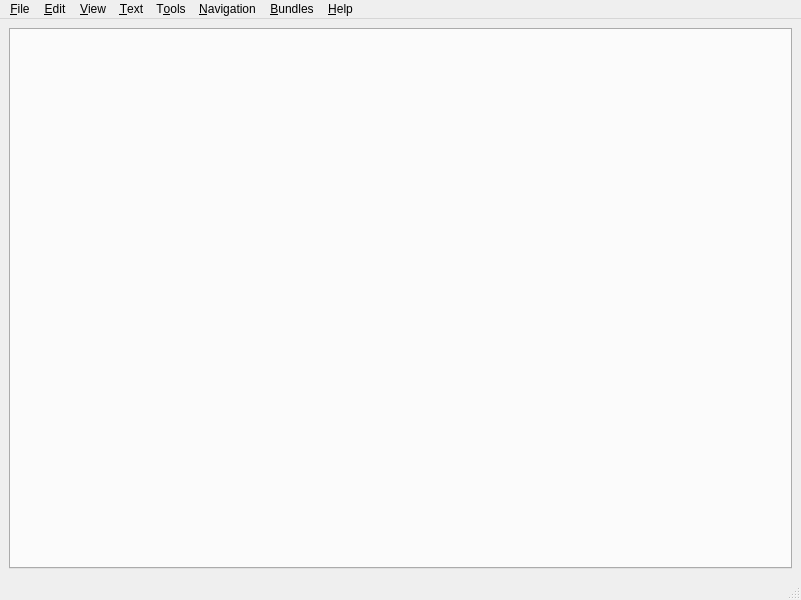
<?xml version="1.0" encoding="UTF-8"?>
<ui version="4.0">
 <class>MainWindow</class>
 <widget class="QMainWindow" name="MainWindow">
  <property name="geometry">
   <rect>
    <x>0</x>
    <y>0</y>
    <width>801</width>
    <height>600</height>
   </rect>
  </property>
  <property name="windowTitle">
   <string>Prymatex Text Editor</string>
  </property>
  <property name="windowIcon">
   <iconset resource="../resources.qrc">
    <normaloff>:/icons/icons/Prymatex_Logo.png</normaloff>:/icons/icons/Prymatex_Logo.png</iconset>
  </property>
  <widget class="QWidget" name="foo">
   <layout class="QVBoxLayout" name="verticalLayout">
    <item>
     <widget class="PMXTabWidget" name="tabWidget"/>
    </item>
   </layout>
  </widget>
  <widget class="QMenuBar" name="menubar">
   <property name="geometry">
    <rect>
     <x>0</x>
     <y>0</y>
     <width>801</width>
     <height>18</height>
    </rect>
   </property>
   <widget class="QMenu" name="menuFile">
    <property name="title">
     <string>&amp;File</string>
    </property>
    <addaction name="actionNewTab"/>
    <addaction name="actionNew_from_template"/>
    <addaction name="actionOpen"/>
    <addaction name="actionSave"/>
    <addaction name="actionSave_As"/>
    <addaction name="actionSave_All"/>
    <addaction name="actionReload"/>
    <addaction name="actionClose"/>
    <addaction name="actionClose_Others"/>
    <addaction name="actionRestart"/>
    <addaction name="actionQuit"/>
   </widget>
   <widget class="QMenu" name="menuView">
    <property name="title">
     <string>&amp;View</string>
    </property>
    <addaction name="actionFullscreen"/>
    <addaction name="actionShow_Menus"/>
    <addaction name="separator"/>
    <addaction name="actionZoom_In"/>
    <addaction name="actionZoom_Out"/>
    <addaction name="separator"/>
    <addaction name="actionSplit_Vertically"/>
    <addaction name="actionSplit_Horizontally"/>
    <addaction name="separator"/>
    <addaction name="actionFocus_Editor"/>
    <addaction name="actionShow_Line_Numbers"/>
    <addaction name="actionShow_Folding"/>
    <addaction name="actionShow_Bookmarks_Fold"/>
    <addaction name="separator"/>
    <addaction name="actionShow_File_System_Pane"/>
    <addaction name="actionShow_Project_Dock"/>
    <addaction name="actionShow_Symbol_List"/>
    <addaction name="actionShow_Output"/>
    <addaction name="actionShow_Browser_Dock"/>
    <addaction name="separator"/>
    <addaction name="actionShow_Current_Scope"/>
    <addaction name="separator"/>
    <addaction name="actionShow_Log_Window"/>
    <addaction name="separator"/>
    <addaction name="actionShow_Whitespace"/>
    <addaction name="actionShow_Indentation"/>
    <addaction name="actionEOL"/>
    <addaction name="actionWord_Warp"/>
   </widget>
   <widget class="QMenu" name="menuText">
    <property name="title">
     <string>&amp;Text</string>
    </property>
    <widget class="QMenu" name="menuConvert">
     <property name="title">
      <string>Convert</string>
     </property>
     <addaction name="actionTo_UPPERCASE"/>
     <addaction name="actionTo_lowercase"/>
     <addaction name="actionTo_TitleCase"/>
     <addaction name="actionTo_iNVERT_cASE"/>
     <addaction name="actionTranspose"/>
    </widget>
    <addaction name="menuConvert"/>
    <addaction name="actionShilft_Left"/>
    <addaction name="actionShift_Right"/>
    <addaction name="separator"/>
    <addaction name="actionTab_to_spaces"/>
    <addaction name="actionSpaces_to_Tabs"/>
    <addaction name="separator"/>
    <addaction name="actionFilter_Through_Command"/>
    <addaction name="actionRun_selection"/>
    <addaction name="separator"/>
    <addaction name="actionFree_Editing"/>
   </widget>
   <widget class="QMenu" name="menuTools">
    <property name="title">
     <string>T&amp;ools</string>
    </property>
    <widget class="QMenu" name="menuRun">
     <property name="title">
      <string>Run</string>
     </property>
     <addaction name="actionThis_file"/>
     <addaction name="actionWith_options"/>
    </widget>
    <addaction name="menuRun"/>
    <addaction name="actionTerminal"/>
    <addaction name="actionFile_browser"/>
   </widget>
   <widget class="QMenu" name="menuNavigation">
    <property name="title">
     <string>&amp;Navigation</string>
    </property>
    <widget class="QMenu" name="menuPanes">
     <property name="title">
      <string>Panes</string>
     </property>
    </widget>
    <addaction name="actionToggle_Bookmark"/>
    <addaction name="actionNext_Bookmark"/>
    <addaction name="actionPrevious_Bookmark"/>
    <addaction name="actionRemove_All_Bookmarks"/>
    <addaction name="separator"/>
    <addaction name="actionNext_Tab"/>
    <addaction name="actionPrevious_Tab"/>
    <addaction name="actionMove_Tab_Left"/>
    <addaction name="actionMove_Tab_Right"/>
    <addaction name="menuPanes"/>
    <addaction name="separator"/>
    <addaction name="actionGo_To_Header_Source"/>
    <addaction name="actionGo_To_File"/>
    <addaction name="actionGo_To_Symbol"/>
    <addaction name="actionGo_To_Matching_Bracket"/>
    <addaction name="actionGo_To_Line"/>
   </widget>
   <widget class="QMenu" name="menuHelp">
    <property name="title">
     <string>&amp;Help</string>
    </property>
    <addaction name="actionReport_Bug"/>
    <addaction name="actionTranslate_this_application"/>
    <addaction name="actionProject_Homepage"/>
    <addaction name="actionRead_documentation"/>
    <addaction name="separator"/>
    <addaction name="actionTake_Screenshot"/>
    <addaction name="actionAbout_Qt"/>
    <addaction name="actionAbout_this_application"/>
   </widget>
   <widget class="QMenu" name="menuEdit">
    <property name="title">
     <string>&amp;Edit</string>
    </property>
    <widget class="QMenu" name="menuSelect_All">
     <property name="title">
      <string>Select...</string>
     </property>
     <addaction name="actionWord"/>
     <addaction name="actionLine"/>
     <addaction name="actionParagraph"/>
     <addaction name="actionEnclosing_Brackets"/>
     <addaction name="actionCurrent_Scope"/>
     <addaction name="actionAll"/>
    </widget>
    <addaction name="actionUndo"/>
    <addaction name="actionRedo"/>
    <addaction name="separator"/>
    <addaction name="actionCopy"/>
    <addaction name="actionCut"/>
    <addaction name="actionPaste"/>
    <addaction name="actionPaste_As_New"/>
    <addaction name="separator"/>
    <addaction name="actionFind"/>
    <addaction name="actionFind_Replace"/>
    <addaction name="menuSelect_All"/>
    <addaction name="separator"/>
    <addaction name="actionPreferences"/>
   </widget>
   <widget class="QMenu" name="menuBundles">
    <property name="title">
     <string>&amp;Bundles</string>
    </property>
    <addaction name="actionShow_Bundle_Editor"/>
    <addaction name="actionSelect_Bundle_Item"/>
    <addaction name="actionBundle_List"/>
    <addaction name="separator"/>
   </widget>
   <addaction name="menuFile"/>
   <addaction name="menuEdit"/>
   <addaction name="menuView"/>
   <addaction name="menuText"/>
   <addaction name="menuTools"/>
   <addaction name="menuNavigation"/>
   <addaction name="menuBundles"/>
   <addaction name="menuHelp"/>
  </widget>
  <widget class="PMXStatusBar" name="statusbar"/>
  <action name="actionNewTab">
   <property name="icon">
    <iconset>
     <normaloff>:/actions/resources/actions/document-new.png</normaloff>:/actions/resources/actions/document-new.png</iconset>
   </property>
   <property name="text">
    <string>&amp;New</string>
   </property>
   <property name="shortcut">
    <string>Ctrl+N</string>
   </property>
  </action>
  <action name="actionOpen">
   <property name="icon">
    <iconset>
     <normaloff>:/actions/resources/actions/document-open.png</normaloff>:/actions/resources/actions/document-open.png</iconset>
   </property>
   <property name="text">
    <string>Open</string>
   </property>
   <property name="shortcut">
    <string>Ctrl+O</string>
   </property>
  </action>
  <action name="actionSave">
   <property name="icon">
    <iconset>
     <normaloff>:/actions/resources/actions/document-save.png</normaloff>:/actions/resources/actions/document-save.png</iconset>
   </property>
   <property name="text">
    <string>Save</string>
   </property>
   <property name="shortcut">
    <string>Ctrl+S</string>
   </property>
  </action>
  <action name="actionSave_As">
   <property name="icon">
    <iconset>
     <normaloff>:/actions/resources/actions/document-save-as.png</normaloff>:/actions/resources/actions/document-save-as.png</iconset>
   </property>
   <property name="text">
    <string>Save As</string>
   </property>
   <property name="shortcut">
    <string>Ctrl+Shift+S</string>
   </property>
  </action>
  <action name="actionSave_All">
   <property name="icon">
    <iconset>
     <normaloff>:/actions/resources/actions/document-save-all.png</normaloff>:/actions/resources/actions/document-save-all.png</iconset>
   </property>
   <property name="text">
    <string>Save All</string>
   </property>
   <property name="shortcut">
    <string>Ctrl+Alt+S</string>
   </property>
  </action>
  <action name="actionReload">
   <property name="icon">
    <iconset>
     <normaloff>:/actions/resources/actions/document-revert.png</normaloff>:/actions/resources/actions/document-revert.png</iconset>
   </property>
   <property name="text">
    <string>Reload</string>
   </property>
  </action>
  <action name="actionClose">
   <property name="icon">
    <iconset>
     <normaloff>:/actions/resources/actions/tab-close.png</normaloff>:/actions/resources/actions/tab-close.png</iconset>
   </property>
   <property name="text">
    <string>Close</string>
   </property>
   <property name="shortcut">
    <string>Ctrl+W</string>
   </property>
  </action>
  <action name="actionClose_Others">
   <property name="icon">
    <iconset>
     <normaloff>:/actions/resources/actions/tab-close-other.png</normaloff>:/actions/resources/actions/tab-close-other.png</iconset>
   </property>
   <property name="text">
    <string>Close Others</string>
   </property>
   <property name="shortcut">
    <string>Ctrl+Alt+W</string>
   </property>
  </action>
  <action name="actionRestart">
   <property name="text">
    <string>Restart</string>
   </property>
   <property name="shortcut">
    <string>Alt+Shift+R</string>
   </property>
  </action>
  <action name="actionQuit">
   <property name="icon">
    <iconset>
     <normaloff>:/actions/resources/actions/system-shutdown.png</normaloff>:/actions/resources/actions/system-shutdown.png</iconset>
   </property>
   <property name="text">
    <string>Quit</string>
   </property>
   <property name="shortcut">
    <string>Ctrl+Q</string>
   </property>
  </action>
  <action name="actionUndo">
   <property name="icon">
    <iconset>
     <normaloff>:/actions/resources/actions/edit-undo.png</normaloff>:/actions/resources/actions/edit-undo.png</iconset>
   </property>
   <property name="text">
    <string>Undo</string>
   </property>
   <property name="shortcut">
    <string>Ctrl+Z</string>
   </property>
  </action>
  <action name="actionRedo">
   <property name="icon">
    <iconset>
     <normaloff>:/actions/resources/actions/edit-redo.png</normaloff>:/actions/resources/actions/edit-redo.png</iconset>
   </property>
   <property name="text">
    <string>Redo</string>
   </property>
   <property name="shortcut">
    <string>Ctrl+Shift+Z</string>
   </property>
  </action>
  <action name="actionCopy">
   <property name="icon">
    <iconset>
     <normaloff>:/actions/resources/actions/edit-copy.png</normaloff>:/actions/resources/actions/edit-copy.png</iconset>
   </property>
   <property name="text">
    <string>Copy</string>
   </property>
   <property name="shortcut">
    <string>Ctrl+C</string>
   </property>
  </action>
  <action name="actionCut">
   <property name="icon">
    <iconset>
     <normaloff>:/actions/resources/actions/edit-cut.png</normaloff>:/actions/resources/actions/edit-cut.png</iconset>
   </property>
   <property name="text">
    <string>Cut</string>
   </property>
   <property name="shortcut">
    <string>Ctrl+X</string>
   </property>
  </action>
  <action name="actionPaste">
   <property name="icon">
    <iconset>
     <normaloff>:/actions/resources/actions/edit-paste.png</normaloff>:/actions/resources/actions/edit-paste.png</iconset>
   </property>
   <property name="text">
    <string>Paste</string>
   </property>
   <property name="shortcut">
    <string>Ctrl+V</string>
   </property>
  </action>
  <action name="actionPaste_As_New">
   <property name="icon">
    <iconset>
     <normaloff>:/actions/resources/actions/edit-paste.png</normaloff>:/actions/resources/actions/edit-paste.png</iconset>
   </property>
   <property name="text">
    <string>Paste As New</string>
   </property>
   <property name="shortcut">
    <string>Ctrl+Shift+V</string>
   </property>
  </action>
  <action name="actionFind">
   <property name="icon">
    <iconset>
     <normaloff>:/actions/resources/actions/edit-find-project.png</normaloff>:/actions/resources/actions/edit-find-project.png</iconset>
   </property>
   <property name="text">
    <string>Find</string>
   </property>
   <property name="shortcut">
    <string>Ctrl+F</string>
   </property>
  </action>
  <action name="actionFind_Replace">
   <property name="icon">
    <iconset>
     <normaloff>:/actions/resources/actions/edit-find-replace.png</normaloff>:/actions/resources/actions/edit-find-replace.png</iconset>
   </property>
   <property name="text">
    <string>Find/Replace</string>
   </property>
   <property name="shortcut">
    <string>Ctrl+R</string>
   </property>
  </action>
  <action name="actionPreferences">
   <property name="icon">
    <iconset>
     <normaloff>:/actions/resources/actions/configure.png</normaloff>:/actions/resources/actions/configure.png</iconset>
   </property>
   <property name="text">
    <string>Preferences</string>
   </property>
   <property name="shortcut">
    <string>Alt+P</string>
   </property>
  </action>
  <action name="actionFullscreen">
   <property name="checkable">
    <bool>true</bool>
   </property>
   <property name="text">
    <string>Fullscreen</string>
   </property>
   <property name="shortcut">
    <string>F11</string>
   </property>
  </action>
  <action name="actionShow_Menus">
   <property name="checkable">
    <bool>true</bool>
   </property>
   <property name="checked">
    <bool>true</bool>
   </property>
   <property name="text">
    <string>Show Menus</string>
   </property>
   <property name="shortcut">
    <string>Ctrl+M</string>
   </property>
  </action>
  <action name="actionZoom_In">
   <property name="icon">
    <iconset>
     <normaloff>:/actions/resources/actions/zoom-in.png</normaloff>:/actions/resources/actions/zoom-in.png</iconset>
   </property>
   <property name="text">
    <string>Zoom In</string>
   </property>
   <property name="shortcut">
    <string>Ctrl++</string>
   </property>
  </action>
  <action name="actionZoom_Out">
   <property name="icon">
    <iconset>
     <normaloff>:/actions/resources/actions/zoom-out.png</normaloff>:/actions/resources/actions/zoom-out.png</iconset>
   </property>
   <property name="text">
    <string>Zoom Out</string>
   </property>
   <property name="shortcut">
    <string>Ctrl+-</string>
   </property>
  </action>
  <action name="actionFocus_Editor">
   <property name="text">
    <string>Focus Editor</string>
   </property>
   <property name="shortcut">
    <string>F12</string>
   </property>
  </action>
  <action name="actionShow_Line_Numbers">
   <property name="text">
    <string>Show Line Numbers</string>
   </property>
   <property name="shortcut">
    <string>F10</string>
   </property>
  </action>
  <action name="actionShow_Folding">
   <property name="text">
    <string>Show Code Folding</string>
   </property>
   <property name="shortcut">
    <string>Shift+F10</string>
   </property>
  </action>
  <action name="actionShow_Bookmarks_Fold">
   <property name="text">
    <string>Show Bookmarks Fold</string>
   </property>
   <property name="shortcut">
    <string>Alt+F10</string>
   </property>
  </action>
  <action name="actionShow_File_System_Pane">
   <property name="checkable">
    <bool>true</bool>
   </property>
   <property name="text">
    <string>Show File System Navigator</string>
   </property>
   <property name="shortcut">
    <string>F8</string>
   </property>
  </action>
  <action name="actionShow_Project_Dock">
   <property name="checkable">
    <bool>true</bool>
   </property>
   <property name="text">
    <string>Show Project</string>
   </property>
   <property name="shortcut">
    <string>F7</string>
   </property>
  </action>
  <action name="actionShow_Symbol_List">
   <property name="checkable">
    <bool>true</bool>
   </property>
   <property name="text">
    <string>Show Symbol List</string>
   </property>
   <property name="shortcut">
    <string>F6</string>
   </property>
  </action>
  <action name="actionShow_Output">
   <property name="checkable">
    <bool>true</bool>
   </property>
   <property name="text">
    <string>Show Output</string>
   </property>
   <property name="shortcut">
    <string>Shift+F6</string>
   </property>
  </action>
  <action name="actionShow_Current_Scope">
   <property name="text">
    <string>Show Current Scope</string>
   </property>
   <property name="shortcut">
    <string>Alt+Shift+S</string>
   </property>
  </action>
  <action name="actionShilft_Left">
   <property name="icon">
    <iconset>
     <normaloff>:/resources/actions/format-indent-less.png</normaloff>:/resources/actions/format-indent-less.png</iconset>
   </property>
   <property name="text">
    <string>Shift Left</string>
   </property>
  </action>
  <action name="actionShift_Right">
   <property name="icon">
    <iconset>
     <normaloff>:/resources/actions/format-indent-more.png</normaloff>:/resources/actions/format-indent-more.png</iconset>
   </property>
   <property name="text">
    <string>Shift Right</string>
   </property>
  </action>
  <action name="actionTo_UPPERCASE">
   <property name="text">
    <string>To UPPERCASE</string>
   </property>
  </action>
  <action name="actionTo_lowercase">
   <property name="text">
    <string>To lowercase</string>
   </property>
  </action>
  <action name="actionTo_TitleCase">
   <property name="text">
    <string>To TitleCase</string>
   </property>
  </action>
  <action name="actionTo_iNVERT_cASE">
   <property name="text">
    <string>To iNVERT cASE</string>
   </property>
  </action>
  <action name="actionTranspose">
   <property name="text">
    <string>Transpose</string>
   </property>
  </action>
  <action name="actionTab_to_spaces">
   <property name="text">
    <string>Tab to Spaces</string>
   </property>
  </action>
  <action name="actionSpaces_to_Tabs">
   <property name="text">
    <string>Spaces to Tabs</string>
   </property>
  </action>
  <action name="actionFilter_Through_Command">
   <property name="icon">
    <iconset>
     <normaloff>:/resources/actions/view-filter.png</normaloff>:/resources/actions/view-filter.png</iconset>
   </property>
   <property name="text">
    <string>Filter through command</string>
   </property>
   <property name="iconText">
    <string>Filter Through Command</string>
   </property>
   <property name="shortcut">
    <string>Ctrl+Shift+F</string>
   </property>
  </action>
  <action name="actionRun_selection">
   <property name="text">
    <string>Run selection</string>
   </property>
   <property name="shortcut">
    <string>Alt+Shift+R</string>
   </property>
  </action>
  <action name="actionTerminal">
   <property name="text">
    <string>Terminal</string>
   </property>
  </action>
  <action name="actionFile_browser">
   <property name="text">
    <string>File browser</string>
   </property>
  </action>
  <action name="actionThis_file">
   <property name="text">
    <string>This file</string>
   </property>
  </action>
  <action name="actionWith_options">
   <property name="text">
    <string>with options...</string>
   </property>
  </action>
  <action name="actionToggle_Bookmark">
   <property name="text">
    <string>Toggle Bookmark</string>
   </property>
   <property name="shortcut">
    <string>Meta+F12</string>
   </property>
  </action>
  <action name="actionNext_Bookmark">
   <property name="text">
    <string>Next Bookmark</string>
   </property>
   <property name="shortcut">
    <string>Meta+Alt+F12</string>
   </property>
  </action>
  <action name="actionPrevious_Bookmark">
   <property name="text">
    <string>Previous Bookmark</string>
   </property>
   <property name="shortcut">
    <string>Meta+Shift+F12</string>
   </property>
  </action>
  <action name="actionRemove_All_Bookmarks">
   <property name="text">
    <string>Remove All Bookmarks</string>
   </property>
   <property name="shortcut">
    <string>Meta+Ctrl+F12</string>
   </property>
  </action>
  <action name="actionNext_Tab">
   <property name="text">
    <string>Next Tab</string>
   </property>
   <property name="shortcut">
    <string>Ctrl+PgDown</string>
   </property>
  </action>
  <action name="actionPrevious_Tab">
   <property name="text">
    <string>Previous Tab</string>
   </property>
   <property name="shortcut">
    <string>Ctrl+PgUp</string>
   </property>
  </action>
  <action name="actionMove_Tab_Left">
   <property name="text">
    <string>Move Tab Left</string>
   </property>
   <property name="shortcut">
    <string>Ctrl+Shift+PgUp</string>
   </property>
  </action>
  <action name="actionMove_Tab_Right">
   <property name="text">
    <string>Move Tab Right</string>
   </property>
   <property name="shortcut">
    <string>Ctrl+Shift+PgDown</string>
   </property>
  </action>
  <action name="actionA">
   <property name="text">
    <string>No Pane</string>
   </property>
  </action>
  <action name="actionGo_To_Header_Source">
   <property name="text">
    <string>Go To Header/Source</string>
   </property>
  </action>
  <action name="actionGo_To_File">
   <property name="text">
    <string>Go To FIle</string>
   </property>
   <property name="shortcut">
    <string>Ctrl+E</string>
   </property>
  </action>
  <action name="actionGo_To_Symbol">
   <property name="text">
    <string>Go To Symbol</string>
   </property>
  </action>
  <action name="actionGo_To_Matching_Bracket">
   <property name="text">
    <string>Go To Matching Bracket</string>
   </property>
   <property name="shortcut">
    <string>Ctrl+B</string>
   </property>
  </action>
  <action name="actionGo_To_Line">
   <property name="text">
    <string>Go To Line</string>
   </property>
   <property name="shortcut">
    <string>Ctrl+G</string>
   </property>
  </action>
  <action name="actionReport_Bug">
   <property name="text">
    <string>Report &amp;Bug</string>
   </property>
  </action>
  <action name="actionTranslate_this_application">
   <property name="text">
    <string>&amp;Translate this application</string>
   </property>
  </action>
  <action name="actionProject_Homepage">
   <property name="text">
    <string>Project &amp;Homepage</string>
   </property>
  </action>
  <action name="actionTake_Screenshot">
   <property name="text">
    <string>Take &amp;Screenshot</string>
   </property>
  </action>
  <action name="actionAbout_this_application">
   <property name="text">
    <string>&amp;About this application</string>
   </property>
  </action>
  <action name="actionAbout_Qt">
   <property name="text">
    <string>About &amp;Qt</string>
   </property>
  </action>
  <action name="actionShow_Bundle_Editor">
   <property name="checkable">
    <bool>false</bool>
   </property>
   <property name="text">
    <string>Show Bundle Editor</string>
   </property>
  </action>
  <action name="actionSelect_Bundle_Item">
   <property name="text">
    <string>Select Bundle Item</string>
   </property>
   <property name="shortcut">
    <string>Ctrl+Alt+T</string>
   </property>
  </action>
  <action name="actionSelect_None">
   <property name="text">
    <string>Select None</string>
   </property>
  </action>
  <action name="actionShow_Log_Window">
   <property name="checkable">
    <bool>true</bool>
   </property>
   <property name="text">
    <string>Show Log Window</string>
   </property>
   <property name="statusTip">
    <string>Displays Log Messages</string>
   </property>
   <property name="whatsThis">
    <string>Shows logs from the application and its plugins</string>
   </property>
   <property name="shortcut">
    <string>Ctrl+Shift+L</string>
   </property>
  </action>
  <action name="actionNew_from_template">
   <property name="enabled">
    <bool>true</bool>
   </property>
   <property name="icon">
    <iconset>
     <normaloff>:/actions/resources/actions/document-new.png</normaloff>:/actions/resources/actions/document-new.png</iconset>
   </property>
   <property name="text">
    <string>New From Template</string>
   </property>
   <property name="shortcut">
    <string>Meta+Shift+N</string>
   </property>
  </action>
  <action name="actionSplit_Vertically">
   <property name="text">
    <string>Split Vertically</string>
   </property>
  </action>
  <action name="actionSplit_Horizontally">
   <property name="text">
    <string>Split Horizontally</string>
   </property>
  </action>
  <action name="actionView_Whitespace">
   <property name="text">
    <string>View Whitespace</string>
   </property>
  </action>
  <action name="actionView_Indentation">
   <property name="text">
    <string>View Indentation</string>
   </property>
  </action>
  <action name="actionShow_Whitespace">
   <property name="checkable">
    <bool>true</bool>
   </property>
   <property name="text">
    <string>Show Whitespace</string>
   </property>
  </action>
  <action name="actionShow_Indentation">
   <property name="checkable">
    <bool>true</bool>
   </property>
   <property name="text">
    <string>Show Indentation</string>
   </property>
  </action>
  <action name="actionEOL">
   <property name="checkable">
    <bool>true</bool>
   </property>
   <property name="text">
    <string>Show End of Line (EOL)</string>
   </property>
  </action>
  <action name="actionWord_Warp">
   <property name="checkable">
    <bool>true</bool>
   </property>
   <property name="text">
    <string>Word Warp</string>
   </property>
  </action>
  <action name="actionFree_Editing">
   <property name="checkable">
    <bool>true</bool>
   </property>
   <property name="text">
    <string>Free Editing</string>
   </property>
   <property name="statusTip">
    <string>Enables the cursor to be positioned anywhere in the editor</string>
   </property>
  </action>
  <action name="actionShow_Browser_Dock">
   <property name="checkable">
    <bool>true</bool>
   </property>
   <property name="text">
    <string>Show Browser</string>
   </property>
  </action>
  <action name="actionRead_documentation">
   <property name="text">
    <string>Read &amp;documentation</string>
   </property>
  </action>
  <action name="actionWord">
   <property name="text">
    <string>&amp;Word</string>
   </property>
  </action>
  <action name="actionLine">
   <property name="text">
    <string>&amp;Line</string>
   </property>
  </action>
  <action name="actionParagraph">
   <property name="text">
    <string>&amp;Paragraph</string>
   </property>
  </action>
  <action name="actionEnclosing_Brackets">
   <property name="text">
    <string>Enclosing &amp;Brackets</string>
   </property>
  </action>
  <action name="actionCurrent_Scope">
   <property name="text">
    <string>Current &amp;Scope</string>
   </property>
  </action>
  <action name="actionAll">
   <property name="text">
    <string>&amp;All</string>
   </property>
  </action>
  <action name="actionBundle_List">
   <property name="checkable">
    <bool>true</bool>
   </property>
   <property name="icon">
    <iconset>
     <normaloff>:/actions/resources/actions/edit-select-all.png</normaloff>:/actions/resources/actions/edit-select-all.png</iconset>
   </property>
   <property name="text">
    <string>Bundle List</string>
   </property>
   <property name="shortcut">
    <string>Ctrl+Shift+B</string>
   </property>
  </action>
 </widget>
 <customwidgets>
  <customwidget>
   <class>PMXStatusBar</class>
   <extends>QStatusBar</extends>
   <header>statusbar</header>
  </customwidget>
  <customwidget>
   <class>PMXTabWidget</class>
   <extends>QTabWidget</extends>
   <header>tabwidget</header>
   <container>1</container>
  </customwidget>
 </customwidgets>
 <resources>
  <include location="../resources.qrc"/>
 </resources>
 <connections/>
</ui>
